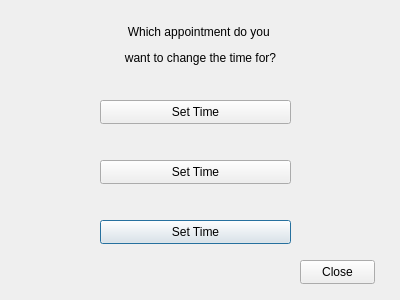
<?xml version="1.0" encoding="UTF-8"?>
<ui version="4.0">
 <class>ChangeTime</class>
 <widget class="QDialog" name="ChangeTime">
  <property name="geometry">
   <rect>
    <x>0</x>
    <y>0</y>
    <width>400</width>
    <height>300</height>
   </rect>
  </property>
  <property name="windowTitle">
   <string>Dialog</string>
  </property>
  <widget class="QPushButton" name="pushButton_3">
   <property name="geometry">
    <rect>
     <x>100</x>
     <y>220</y>
     <width>191</width>
     <height>24</height>
    </rect>
   </property>
   <property name="text">
    <string>Set Time</string>
   </property>
  </widget>
  <widget class="QPushButton" name="pushButton_2">
   <property name="geometry">
    <rect>
     <x>100</x>
     <y>160</y>
     <width>191</width>
     <height>24</height>
    </rect>
   </property>
   <property name="text">
    <string>Set Time</string>
   </property>
  </widget>
  <widget class="QPushButton" name="pushButton">
   <property name="geometry">
    <rect>
     <x>100</x>
     <y>100</y>
     <width>191</width>
     <height>24</height>
    </rect>
   </property>
   <property name="text">
    <string>Set Time</string>
   </property>
  </widget>
  <widget class="QLabel" name="label">
   <property name="geometry">
    <rect>
     <x>80</x>
     <y>20</y>
     <width>241</width>
     <height>51</height>
    </rect>
   </property>
   <property name="text">
    <string>&lt;html&gt;&lt;head/&gt;&lt;body&gt;&lt;p align=&quot;center&quot;&gt;Which appointment do you &lt;/p&gt;&lt;p align=&quot;center&quot;&gt;want to change the time for?&lt;/p&gt;&lt;/body&gt;&lt;/html&gt;</string>
   </property>
  </widget>
  <widget class="QPushButton" name="pushButton_4">
   <property name="geometry">
    <rect>
     <x>300</x>
     <y>260</y>
     <width>75</width>
     <height>24</height>
    </rect>
   </property>
   <property name="text">
    <string>Close</string>
   </property>
  </widget>
 </widget>
 <resources/>
 <connections/>
</ui>
